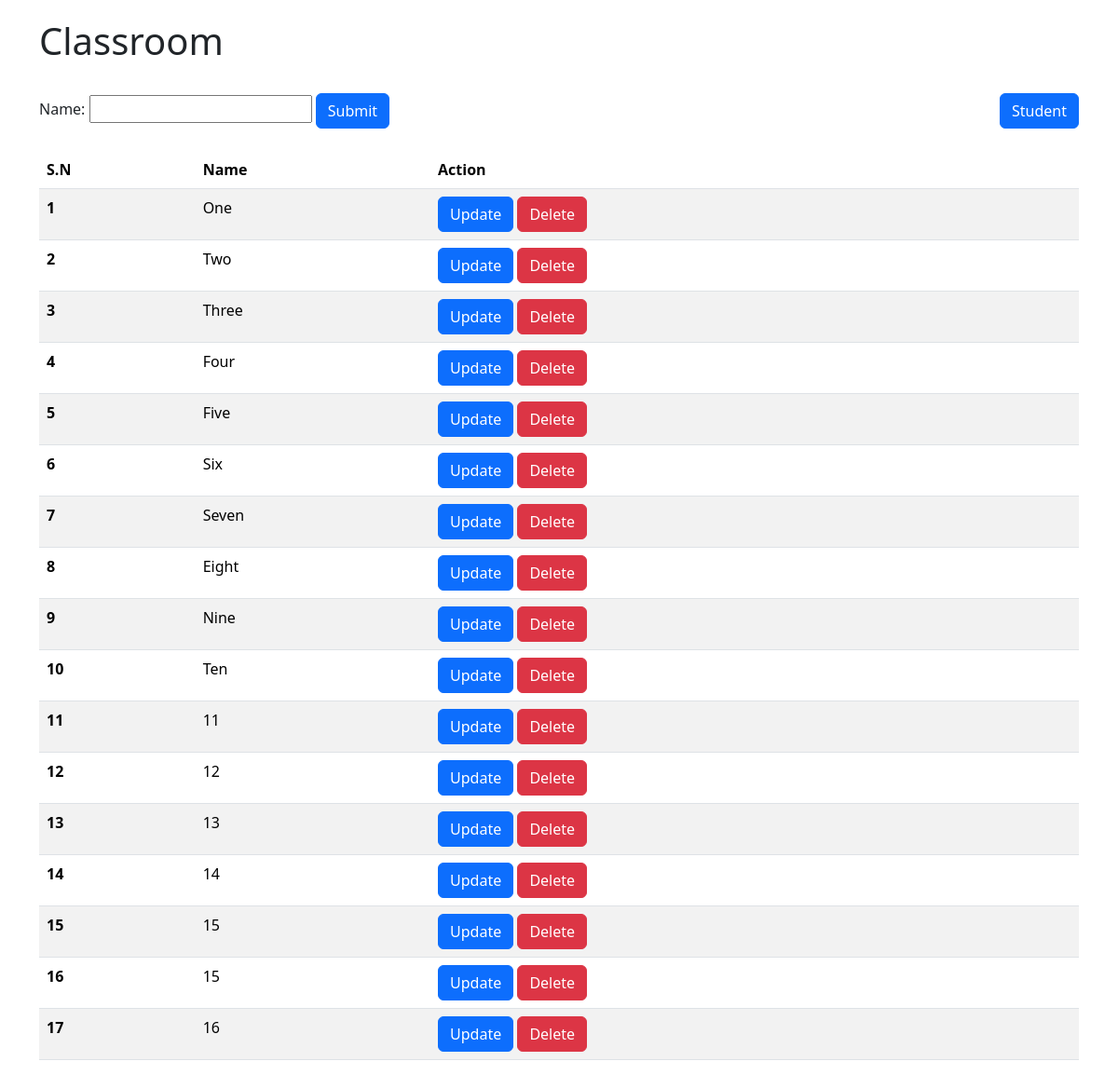
Page /classbased/classroom/ on the committed database.
### CRUD/models.py (models this page shows, shortened)
class ClassRoom(models.Model):
    name = models.CharField(max_length=20)

### classbased/views.py (the view)
# urls.py: path("classroom/", ClassRoomView.as_view(), name="classbased_classroom"),
class ClassRoomView(CreateView):
    queryset = ClassRoom.objects.all()
    template_name = "classbased/classroom.html"
    form_class = ClassRoomModelForm
    success_url = reverse_lazy('classbased_classroom')
    def get_context_data(self, **kwargs: Any):
        context = super().get_context_data(**kwargs)
        context['classrooms']=ClassRoom.objects.all()
        context["title"] = "Classroom"
        return context

### forms/form.py
class ClassRoomModelForm(forms.ModelForm):
    class Meta:
        model = ClassRoom
        fields = ["name", ]

### classbased/templates/classbased/classroom.html (shortened to what this page needs)
{% extends 'CRUD/base.html' %}
{% block content%}
    <h1>{{title}}</h1><br>
    <a style="float: right;" class="btn btn-primary" href="{% url 'classbased_student' %}">Student</a>
    <form method="post" action="{% url 'classbased_classroom' %}">
        {{form}}
        <button type="submit" class="btn btn-primary">Submit</button><br><br>
    </form>
    <table class="table table-striped table-hover">
        <thead>
          <tr>
            <th scope="col">S.N</th>
            <th scope="col">Name</th>
            <th scope="col">Action</th>
          </tr>
        </thead>
        <tbody>
            {% for classroom in classrooms %}
          <tr>
            <th scope="row">{{forloop.counter}}</th>
            <td>{{classroom.name}}</td>
            <td>
              <a class="btn btn-primary" href= "{% url 'classroom_update' classroom.id %}">Update</a>
              <a class="btn btn-danger" href = "{% url 'classroom_delete' classroom.id %}">Delete</a>
            </td>
            {% endfor %}
          </tr>
        </tbody>
      </table>
{% endblock%}

### rows in the picture
ClassRoom: name "One"
ClassRoom: name "Two"
ClassRoom: name "Three"
ClassRoom: name "Four"
ClassRoom: name "Five"
ClassRoom: name "Six"
ClassRoom: name "Seven"
ClassRoom: name "Eight"
ClassRoom: name "Nine"
ClassRoom: name "Ten"
ClassRoom: name "11"
ClassRoom: name "12"
ClassRoom: name "13"
ClassRoom: name "14"
ClassRoom: name "15"
ClassRoom: name "15"
ClassRoom: name "16"

### other values in the picture
{{ title }} "Classroom"
